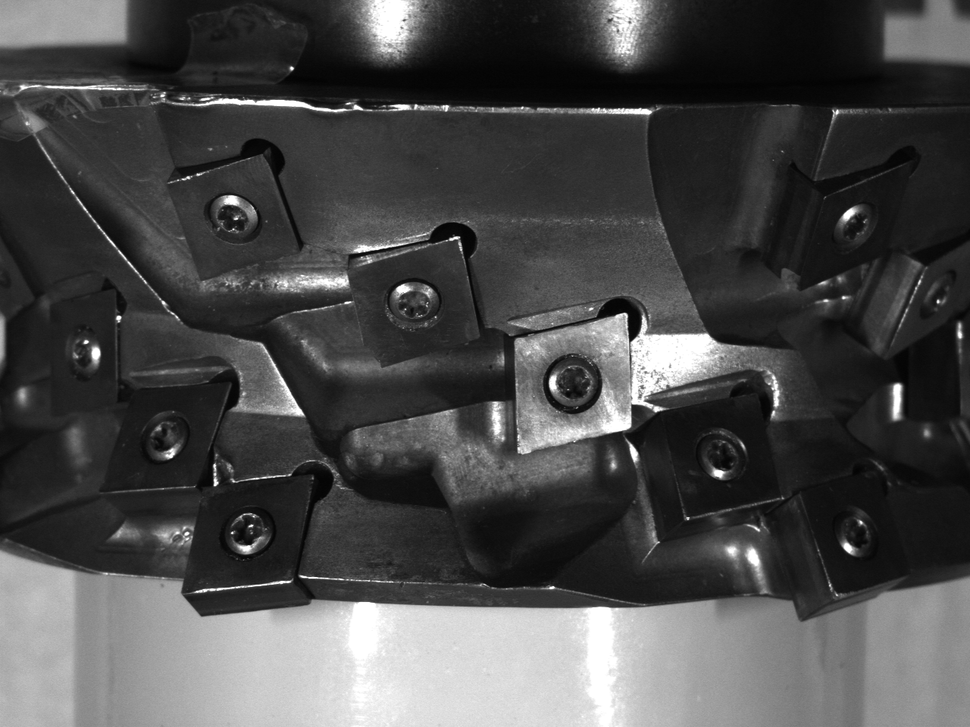
%> input picture Pattern Recognition/Assignment 4/HeadTool0002.bmp, 970 x 727 px, shrunk from 1280 x 960 before the run
$ octave lab4_4.m   (GNU Octave 9; MATLAB toolbox functions it lacks are replaced by stand-ins)
%> lines starting %> are read from the running program, lines starting %| are printed output that depends on the picture
close all;
clear all;
figure;
image = imread('HeadTool0002.bmp');
%> image is the input picture: size 727x970 uint8; min 2, max 255, mean 74.4

% Q1
imaged = double(image);

% Q2
imagec = adapthisteq(image);
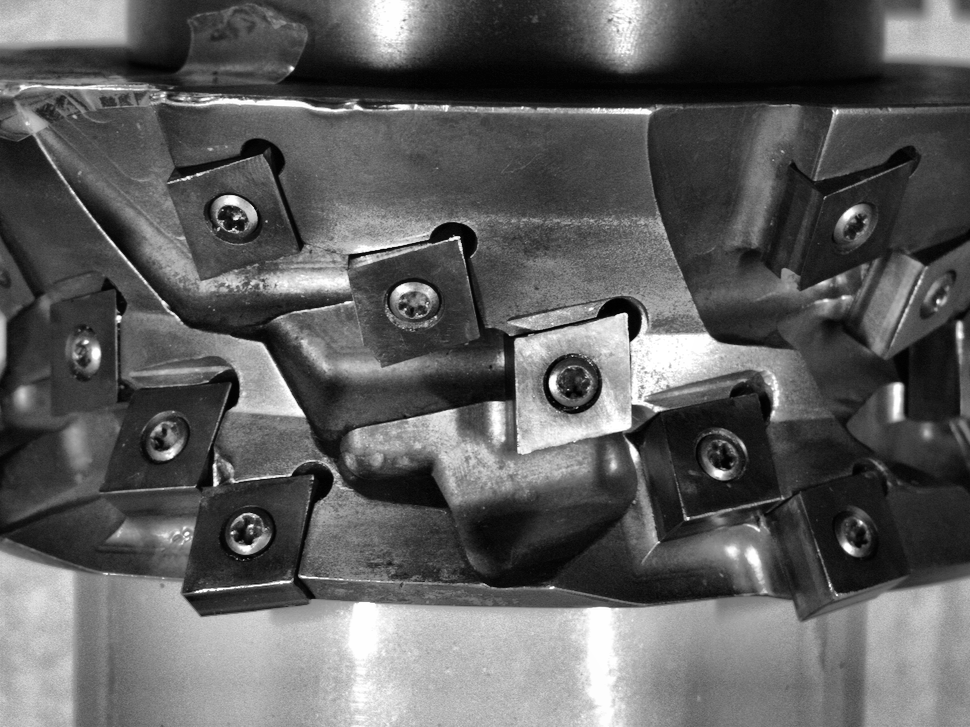
%> imagec: size 727x970 uint8; min 0, max 255, mean 93.9
subplot(2, 2, 1);
imshow(image);
title('Original HeadTool0002.bmp');
subplot(2, 2, 2);
imshow(imagec);
title('Contrast-limited Adaptive Histogram Equalization on HeadTool0002.bmp');

% Q3
[centers, radii] = imfindcircles(imagec, [20 40], 'Sensitivity', 0.9);
%> centers = [572.5 383.7; 248.1 532.2; 414 306.5; 723.5 456.3; 863.4 231.9; 233 219.5; 162.5 437.1; 610.1 464.1; 82.99 356.7; 848.2 553.8]; radii = [22.95; 23.22; 24.57; 24.35; 26.33; 24.78; 23.09; 29.97; 37.24; 20]
disp(centers);
%|    572.500   383.694
%|    248.079   532.197
%|    413.986   306.457
%|    723.466   456.274
%|    863.395   231.887
%|    233.044   219.492
%|    162.513   437.089
%|    610.084   464.076
%|     82.985   356.745
%|    848.181   553.797

colormap('gray');
subplot(2, 2, 3);
imshow(imagec);
title('Sensitivity: 0.9, all circles');
viscircles(centers, radii, 'EdgeColor','b');

% Q4
subplot(2, 2, 4);
imshow(imagec);
title('Sensitivity: 0.9, best 2 circles');
amount = 2;
viscircles(centers(1:amount, :), radii(1:amount, :), 'EdgeColor','b');
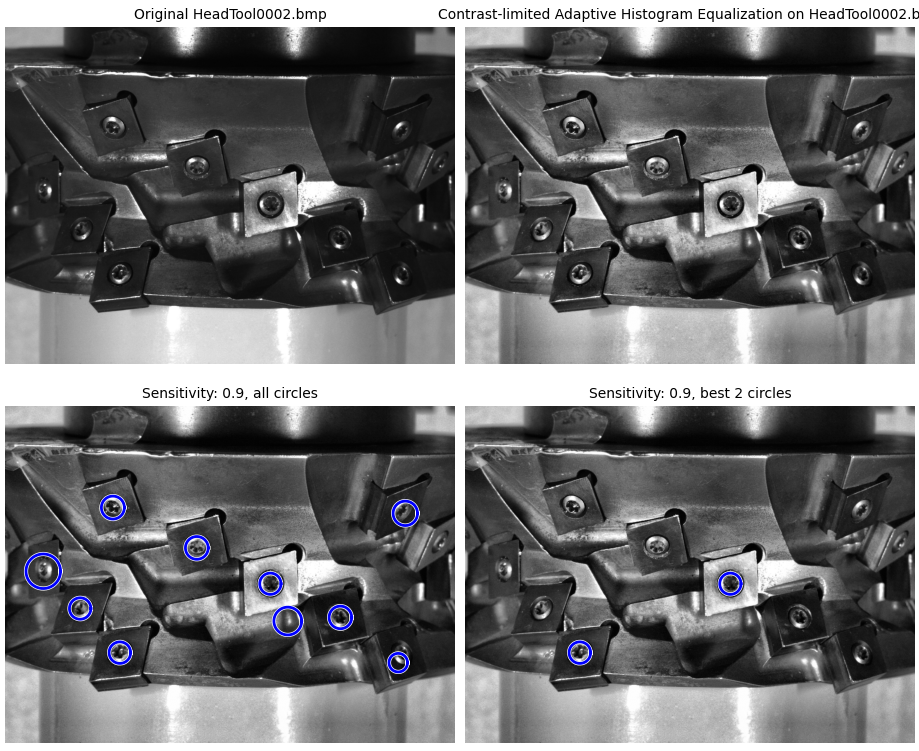
%> figure redrawn from the program's plot data, 4 panels
